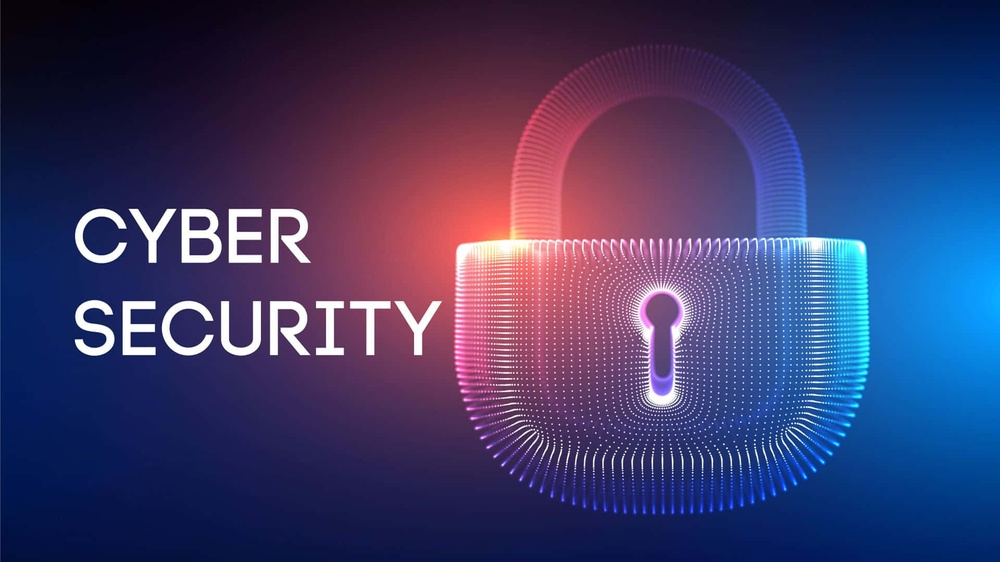
#> input picture Original Image.jpg, 1000 x 562 px, shrunk from 1920 x 1080 before the run, found by its file name
$ python 'Image encryption and Decryption.py'
#> lines starting #> are read from the running program, lines starting #| are printed output that depends on the picture
#> further down, image is the input picture: PIL image 1000x562 RGB; mean R, G, B 62.3, 59.5, 105.2
from PIL import Image

def encrypt_image(image):
    encrypted_image = image.copy()
    width, height = image.size
#> width = 1000; height = 562

    for x in range(width):
        for y in range(height):
            pixel = image.getpixel((x, y))
            if image.mode == 'RGB':
                r, g, b = pixel
                # Swapping pixel values for RGB images
                g, b = b, g
                encrypted_image.putpixel((x, y), (r, g, b))
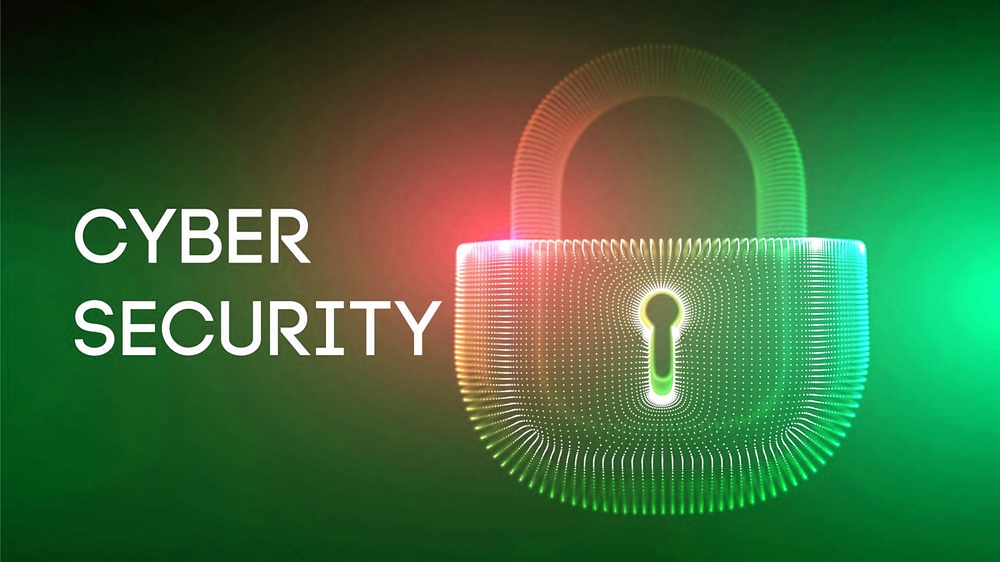
#> encrypted_image: PIL image 1000x562 RGB; mean R, G, B 62.3, 105.2, 59.5
    return encrypted_image

def decrypt_image(image):
    decrypted_image = image.copy()
    width, height = image.size
#> width = 1000; height = 562

    for x in range(width):
        for y in range(height):
            pixel = image.getpixel((x, y))
            if image.mode == 'RGB':
                r, g, b = pixel
                # Reversing the swapping of pixel values for RGB images
                g, b = b, g
                decrypted_image.putpixel((x, y), (r, g, b))
    return decrypted_image

def compare_images(image1, image2):
    width, height = image1.size
#> width = 1000; height = 562
    for x in range(width):
        for y in range(height):
            pixel1 = image1.getpixel((x, y))
            pixel2 = image2.getpixel((x, y))
            if pixel1 != pixel2:
                return False
    return True

# Load the image
image_path = r"d:\Users\Sinduja\Documents\PYTHON Files\Python VS Code\Original Image.jpg"
image = Image.open(image_path)

# Encrypt the image
encrypted_image = encrypt_image(image)
encrypted_image.save("encrypted_image.jpg")
print("Encryption successful!")

# Decrypt the image
decrypted_image = decrypt_image(encrypted_image)

# Compare the decrypted image with the original image
if compare_images(image, decrypted_image):
    decrypted_image.save("decrypted_image.jpg")
    print("Decryption successful!")
